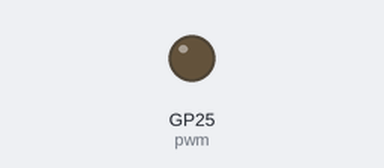
The program below on a simulated Raspberry Pi Pico running MicroPython. Shown: output pins drawn as LEDs (lit = HIGH).

Above: at 0.15 s.
At 21.81 s:
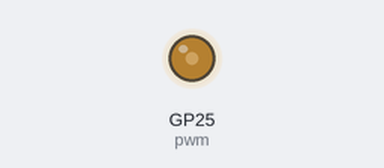
Timing chart, 0 to 21.7 s (numbered marks = the images above):
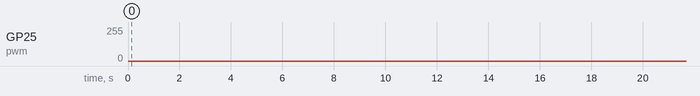

The program:

pwm.py
```python
# Example using PWM to fade an LED.

import time
from machine import Pin, PWM


# Construct PWM object, with LED on Pin(25).
pwm = PWM(Pin(25))

# Set the PWM frequency.
pwm.freq(1000)

# Fade the LED in and out a few times.
duty_max = 65535
duty = duty_max
step = 100
direction = -1

while True:
    duty += step * direction
    if duty > duty_max:
        duty = duty_max
        direction = -1
    elif duty < 0:
        duty = 0
        direction = 1
    pwm.duty_u16(duty)
    time.sleep(0.001)
```
